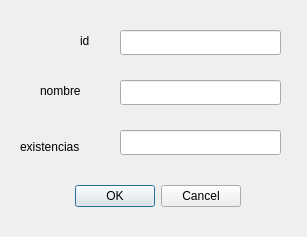
<?xml version="1.0" encoding="UTF-8"?>
<ui version="4.0">
 <class>formProducto</class>
 <widget class="QDialog" name="formProducto">
  <property name="geometry">
   <rect>
    <x>0</x>
    <y>0</y>
    <width>307</width>
    <height>237</height>
   </rect>
  </property>
  <property name="windowTitle">
   <string>Dialog</string>
  </property>
  <widget class="QDialogButtonBox" name="buttonBox">
   <property name="geometry">
    <rect>
     <x>70</x>
     <y>180</y>
     <width>171</width>
     <height>32</height>
    </rect>
   </property>
   <property name="orientation">
    <enum>Qt::Horizontal</enum>
   </property>
   <property name="standardButtons">
    <set>QDialogButtonBox::Cancel|QDialogButtonBox::Ok</set>
   </property>
  </widget>
  <widget class="QLineEdit" name="editIdProducto">
   <property name="geometry">
    <rect>
     <x>120</x>
     <y>30</y>
     <width>161</width>
     <height>25</height>
    </rect>
   </property>
  </widget>
  <widget class="QLabel" name="label_2">
   <property name="geometry">
    <rect>
     <x>40</x>
     <y>80</y>
     <width>61</width>
     <height>21</height>
    </rect>
   </property>
   <property name="text">
    <string>nombre</string>
   </property>
  </widget>
  <widget class="QLineEdit" name="editExistenciasProducto">
   <property name="geometry">
    <rect>
     <x>120</x>
     <y>130</y>
     <width>161</width>
     <height>25</height>
    </rect>
   </property>
  </widget>
  <widget class="QLabel" name="label_3">
   <property name="geometry">
    <rect>
     <x>20</x>
     <y>136</y>
     <width>81</width>
     <height>21</height>
    </rect>
   </property>
   <property name="text">
    <string>existencias</string>
   </property>
  </widget>
  <widget class="QLineEdit" name="editNombreProducto">
   <property name="geometry">
    <rect>
     <x>120</x>
     <y>80</y>
     <width>161</width>
     <height>25</height>
    </rect>
   </property>
   <property name="maxLength">
    <number>20</number>
   </property>
  </widget>
  <widget class="QLabel" name="label">
   <property name="geometry">
    <rect>
     <x>80</x>
     <y>30</y>
     <width>21</width>
     <height>21</height>
    </rect>
   </property>
   <property name="text">
    <string>id</string>
   </property>
  </widget>
  <widget class="QLabel" name="labelErrorIdProdcuto">
   <property name="geometry">
    <rect>
     <x>120</x>
     <y>60</y>
     <width>161</width>
     <height>17</height>
    </rect>
   </property>
   <property name="text">
    <string/>
   </property>
  </widget>
  <widget class="QLabel" name="labelErrorNombreProducto">
   <property name="geometry">
    <rect>
     <x>120</x>
     <y>110</y>
     <width>161</width>
     <height>17</height>
    </rect>
   </property>
   <property name="text">
    <string/>
   </property>
  </widget>
  <widget class="QLabel" name="labelErrorExistenciasProducto">
   <property name="geometry">
    <rect>
     <x>120</x>
     <y>160</y>
     <width>161</width>
     <height>17</height>
    </rect>
   </property>
   <property name="text">
    <string/>
   </property>
  </widget>
 </widget>
 <resources/>
 <connections>
  <connection>
   <sender>buttonBox</sender>
   <signal>accepted()</signal>
   <receiver>formProducto</receiver>
   <slot>accept()</slot>
   <hints>
    <hint type="sourcelabel">
     <x>248</x>
     <y>254</y>
    </hint>
    <hint type="destinationlabel">
     <x>157</x>
     <y>274</y>
    </hint>
   </hints>
  </connection>
  <connection>
   <sender>buttonBox</sender>
   <signal>rejected()</signal>
   <receiver>formProducto</receiver>
   <slot>reject()</slot>
   <hints>
    <hint type="sourcelabel">
     <x>316</x>
     <y>260</y>
    </hint>
    <hint type="destinationlabel">
     <x>286</x>
     <y>274</y>
    </hint>
   </hints>
  </connection>
 </connections>
</ui>
